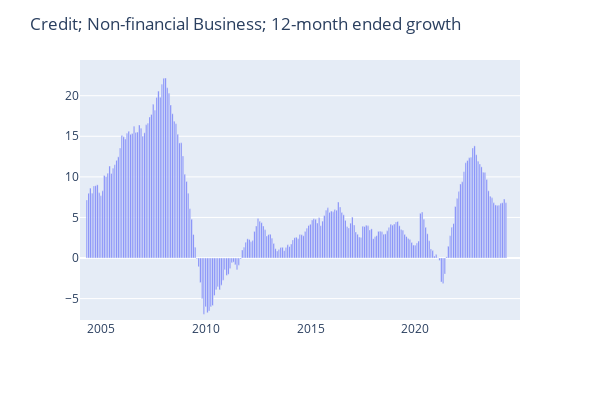

Source (notebook cell):
### Code cell
startDateExample = datetime(2004, 1, 1)
endDateExample = datetime(2024, 12, 31)
seriesToGraph = 'Credit; Non-financial Business; 12-month ended growth'

graph_series(seriesToGraph, df, startDateExample, endDateExample)

### Figure 1 — Plotly figure (JSON) as saved in the notebook; plotly's stock layout.template omitted (floating-point values rounded to 4 significant figures; data arrays with more than 128 entries replaced by an {"elided": "..."} marker saying what was removed)
{"data": [{"alignmentgroup": "True", "hovertemplate": "Date=%{x}<br>Credit; Non-financial Business; 12-month ended growth=%{y}<extra></extra>", "legendgroup": "", "marker": {"color": "#636efa", "pattern": {"shape": ""}}, "name": "", "offsetgroup": "", "orientation": "v", "showlegend": false, "textposition": "auto", "type": "bar", "x": {"elided": "572 str values"}, "xaxis": "x", "y": {"elided": "572 float values"}, "yaxis": "y"}], "layout": {"barmode": "relative", "height": 400, "hovermode": "x", "legend": {"tracegroupgap": 0}, "margin": {"t": 60}, "title": {"text": "Credit; Non-financial Business; 12-month ended growth"}, "width": 600, "xaxis": {"anchor": "y", "domain": [0, 1], "range": ["2004-01-01T00:00:00", "2024-12-31T00:00:00"], "title": {"text": " "}, "type": "date"}, "yaxis": {"anchor": "x", "domain": [0, 1], "range": [-7.638, 24.4], "title": {"text": " "}, "type": "linear"}}}
